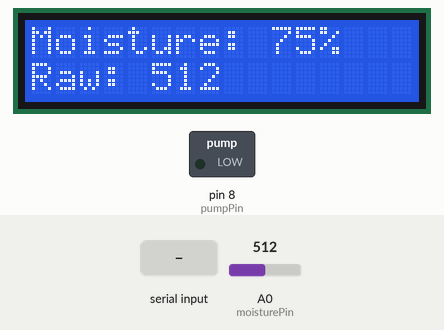
This sketch was run on a simulated Arduino Uno, built with avr-gcc and run on an emulated ATmega328P. Shown: 16×2 character LCD, switched loads named in the sketch (green lamp = pin HIGH). Inputs (shaded band) come from the test bench; at power-on: A0 (moisturePin) = 512. What the sketch prints to the serial monitor is not drawn.

Above: at 2.7 s.
2.8 s: "PUMP_ON\n" received over Serial
At 4.1 s:
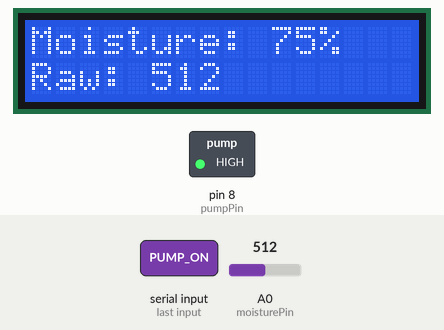
5.0 s: A0 (moisturePin) set to 716
At 6.0 s:
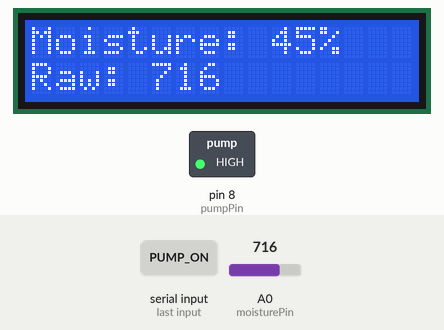
7.0 s: A0 (moisturePin) set to 900
At 8.7 s:
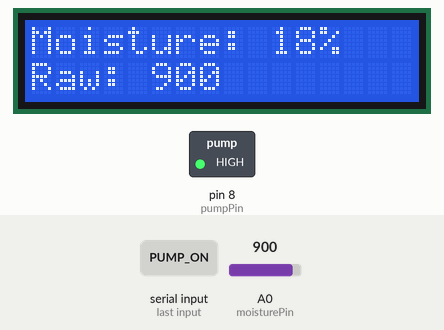
9.0 s: A0 (moisturePin) set to 1023
At 10.8 s:
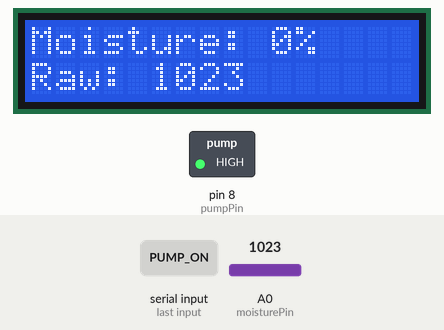
11.1 s: "PUMP_OFF\n" received over Serial
At 12.7 s:
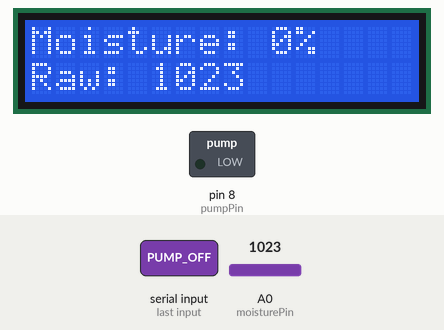
Timing chart, 0 to 14.1 s (numbered marks = the images above; inputs shaded):
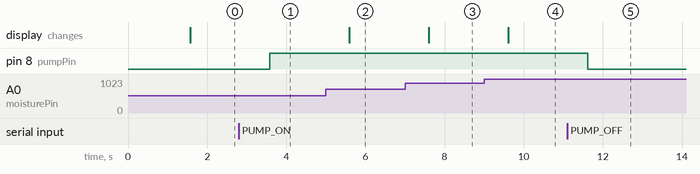

Measured:
- after the input at 2.8 s, pin 8 (pumpPin): LOW → HIGH after 0.78 s
- after the input at 5.0 s, the display: changes after 0.59 s (image 2)
- after the input at 7.0 s, the display: changes after 0.60 s (image 3)
- after the input at 9.0 s, the display: changes after 0.61 s (image 4)
- after the input at 11.1 s, pin 8 (pumpPin): HIGH → LOW after 0.52 s

The sketch:

MoisturePumpNode.ino
```cpp
#include <LiquidCrystal.h>

// LCD pins: RS, E, D4, D5, D6, D7
LiquidCrystal lcd(12, 11, 5, 4, 3, 2);

const int moisturePin = A0;
const int pumpPin = 8;

// Calibration (adjust!)
const int dryValue = 1023;
const int wetValue = 350;

// --------------------
// Pump control functions
// --------------------
void pumpOn() {
  digitalWrite(pumpPin, HIGH);
}

void pumpOff() {
  digitalWrite(pumpPin, LOW);
}

void setup() {
  Serial.begin(9600);

  pinMode(pumpPin, OUTPUT);
  pumpOff(); // safety default

  lcd.begin(16, 2);
  lcd.print("Soil Monitor");
  delay(1500);
  lcd.clear();
}

void loop() {
  // ---- Read moisture ----
  int raw = analogRead(moisturePin);
  int moisture = map(raw, dryValue, wetValue, 0, 100);
  moisture = constrain(moisture, 0, 100);

  // ---- LCD ----
  lcd.setCursor(0, 0);
  lcd.print("Moisture: ");
  lcd.print(moisture);
  lcd.print("%   ");

  lcd.setCursor(0, 1);
  lcd.print("Raw: ");
  lcd.print(raw);
  lcd.print("    ");

  // ---- Serial output (Python reads this) ----
  Serial.print("MOISTURE=");
  Serial.println(moisture);

  // ---- Check for incoming commands ----
  if (Serial.available()) {
    String cmd = Serial.readStringUntil('\n');
    cmd.trim();

    if (cmd == "PUMP_ON") {
      pumpOn();
    }
    else if (cmd == "PUMP_OFF") {
      pumpOff();
    }
  }

  delay(1000);
}
```
